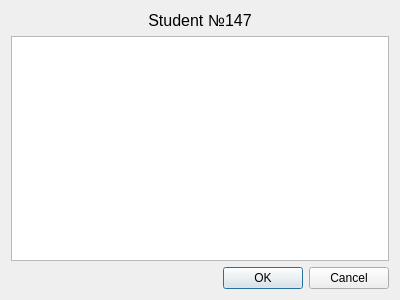
<?xml version="1.0" encoding="UTF-8"?>
<ui version="4.0">
 <class>Dialog</class>
 <widget class="QDialog" name="Dialog">
  <property name="geometry">
   <rect>
    <x>0</x>
    <y>0</y>
    <width>400</width>
    <height>300</height>
   </rect>
  </property>
  <property name="windowTitle">
   <string>About</string>
  </property>
  <layout class="QGridLayout" name="gridLayout">
   <item row="2" column="0">
    <widget class="QDialogButtonBox" name="buttonBox">
     <property name="orientation">
      <enum>Qt::Horizontal</enum>
     </property>
     <property name="standardButtons">
      <set>QDialogButtonBox::Cancel|QDialogButtonBox::Ok</set>
     </property>
    </widget>
   </item>
   <item row="0" column="0">
    <widget class="QLabel" name="label">
     <property name="text">
      <string>&lt;html&gt;&lt;head/&gt;&lt;body&gt;&lt;p align=&quot;center&quot;&gt;&lt;span style=&quot; font-size:12pt;&quot;&gt;Student №147&lt;/span&gt;&lt;/p&gt;&lt;/body&gt;&lt;/html&gt;</string>
     </property>
    </widget>
   </item>
   <item row="1" column="0">
    <widget class="QGraphicsView" name="graphicsView"/>
   </item>
  </layout>
 </widget>
 <resources/>
 <connections>
  <connection>
   <sender>buttonBox</sender>
   <signal>accepted()</signal>
   <receiver>Dialog</receiver>
   <slot>accept()</slot>
   <hints>
    <hint type="sourcelabel">
     <x>248</x>
     <y>254</y>
    </hint>
    <hint type="destinationlabel">
     <x>157</x>
     <y>274</y>
    </hint>
   </hints>
  </connection>
  <connection>
   <sender>buttonBox</sender>
   <signal>rejected()</signal>
   <receiver>Dialog</receiver>
   <slot>reject()</slot>
   <hints>
    <hint type="sourcelabel">
     <x>316</x>
     <y>260</y>
    </hint>
    <hint type="destinationlabel">
     <x>286</x>
     <y>274</y>
    </hint>
   </hints>
  </connection>
 </connections>
</ui>
